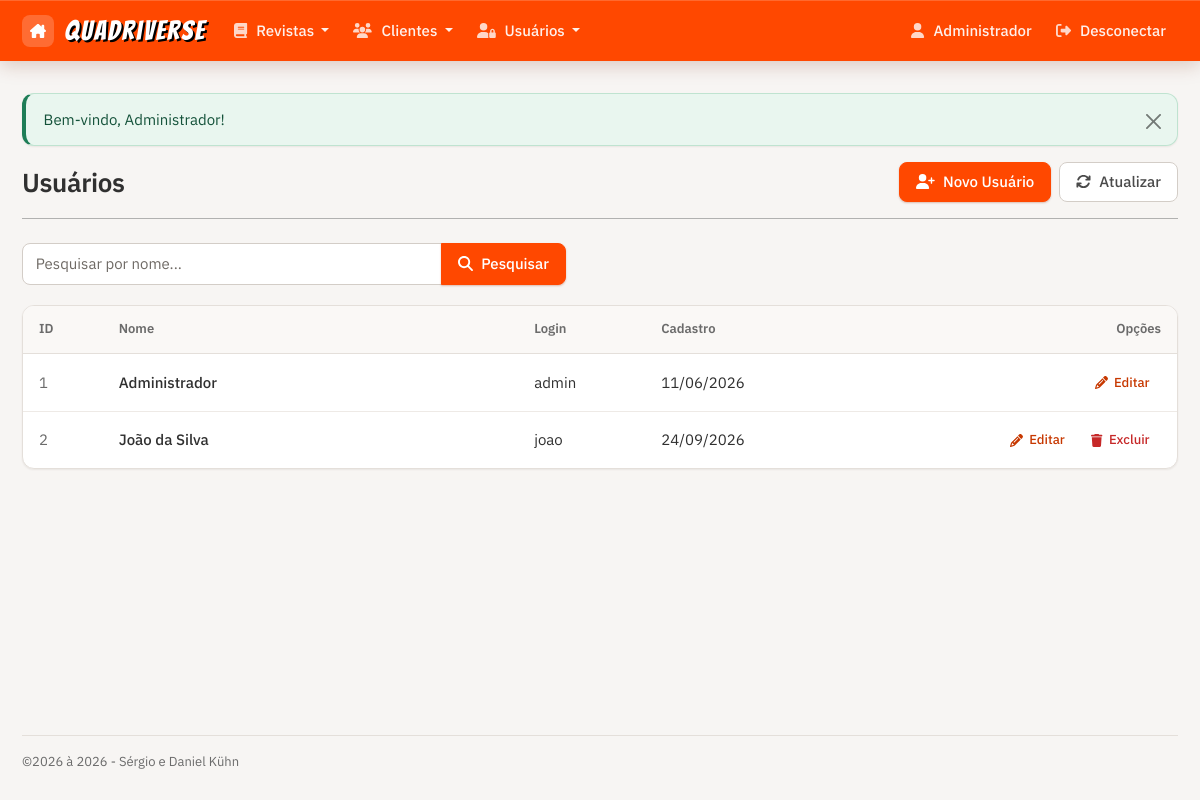
Page /usuarios/index.php (signed in) on the committed database.
### tables this page shows
CREATE TABLE IF NOT EXISTS usuarios (
  id int NOT NULL AUTO_INCREMENT PRIMARY KEY,
  nome varchar(50) NOT NULL,
  user varchar(30) NOT NULL,
  nivel varchar(20) NOT NULL DEFAULT 'user',
  password varchar(255) NOT NULL,
  datacadastro datetime NOT NULL,
  UNIQUE KEY uq_usuarios_user (user)
) DEFAULT CHARSET=utf8 AUTO_INCREMENT=2;

### usuarios/function.php (called while the page is built, shortened)
<?php
function index()
{
	$filtro = trim($_GET['filtro'] ?? '');
	$usuarios = search("usuarios", "nome", $filtro);
}
?>

### inc/database.php (called while the page is built, shortened)
<?php
function open_database()
{
	try {
		$conn = new mysqli(DB_HOST, DB_USER, DB_PASSWORD, DB_NAME);
		$conn->set_charset("utf8");
		return $conn;
	} catch (Exception $e) {
		throw new Exception("Erro ao conectar no banco de dados\n {$e->getMessage()}");
	}
}
function search($table = null, $column = null, $term = "")
{
	$found = null;
	try {
		$database = open_database();
		$like = "%" . addcslashes($term, "%_\\") . "%";
		$stmt = $database->prepare("SELECT * FROM $table WHERE $column LIKE ? ORDER BY $column");
		$stmt->bind_param("s", $like);
		$stmt->execute();
		$result = $stmt->get_result();
		if ($result->num_rows > 0) {
			$found = $result->fetch_all(MYSQLI_ASSOC);
		}
	} catch (Exception $e) {
		$_SESSION['message'] = $e->GetMessage();
		$_SESSION['type'] = 'danger';
	}
	return $found;
}
?>

### inc/util.php (called while the page is built, shortened)
<?php
function formatData($data, $formato)
{
	$dt = new Datetime($data, new DateTimeZone("America/Sao_Paulo"));
	return $dt->format($formato);
}

### usuarios/index.php (the view, shortened to what this page needs)
<?php
    include("function.php");
    index();
?>
<header class="page-header">
    <h2>Usuários</h2>
    <div class="page-actions">
        <a class="btn btn-primary" href="add.php"><i class="fa-solid fa-user-plus"></i> Novo Usuário</a>
        <a class="btn btn-outline-secondary" href="index.php"><i class="fa-solid fa-refresh"></i> Atualizar</a>
    </div>
</header>
<hr>
<div class="search-bar">
    <form action="index.php" method="get" role="search">
        <div class="input-group">
            <input type="search" class="form-control" name="filtro" maxlength="50" placeholder="Pesquisar por nome..."
                aria-label="Pesquisar usuário por nome" value="<?php echo htmlspecialchars($filtro); ?>">
            <button type="submit" class="btn btn-primary"><i class="fa-solid fa-magnifying-glass"></i> Pesquisar</button>
        </div>
    </form>
</div>
<div class="table-responsive table-card">
<table class="table table-hover">
    <thead>
        <tr>
            <th>ID</th>
            <th width="36%">Nome</th>
            <th>Login</th>
            <th>Cadastro</th>
            <th>Opções</th>
        </tr>
    </thead>
    <tbody>
        <?php if ($usuarios): ?>
            <?php foreach ($usuarios as $usuario): ?>
                <?php $pode_excluir = ($usuario['user'] !== 'admin' && (int) $usuario['id'] !== (int) $_SESSION['id']); ?>
                <tr>
                    <td><?php echo $usuario['id']; ?></td>
                    <td><?php echo htmlspecialchars($usuario['nome']); ?></td>
                    <td><?php echo htmlspecialchars($usuario['user']); ?></td>
                    <td><?php echo formatData($usuario['datacadastro'], "d/m/Y"); ?></td>
                    <td class="actions text-end">
                        <a href="edit.php?id=<?php echo $usuario['id']; ?>" class="btn btn-sm btn-outline-primary"><i
                                class="fa fa-pencil"></i> Editar</a>
                        <?php if ($pode_excluir): ?>
                        <a href="#" class="btn btn-sm btn-outline-danger" data-bs-toggle="modal" data-bs-target="#delete-modal"
                            data-id="<?= $usuario['id']; ?>" data-nome="<?= htmlspecialchars($usuario['nome']); ?>" data-tipo="Usuário">
                            <i class="fa fa-trash"></i> Excluir
                        </a>
                        <?php endif; ?>
                    </td>
                </tr>
            <?php endforeach; ?>
        <?php else: ?>
            <tr>
                <td colspan="5" class="empty-state">Nenhum usuário encontrado.</td>
            </tr>
        <?php endif; ?>
    </tbody>
</table>
</div>

### rows in the picture
usuarios: id "1", nome "Administrador", user "admin", datacadastro "11/06/2026"
usuarios: id "2", nome "João da Silva", user "joao", datacadastro "24/09/2026"

### other values in the picture
$_SESSION['nome'] "Administrador"
$_SESSION['message'] "Bem-vindo, Administrador!"
$dt->format("Y") "2026"
